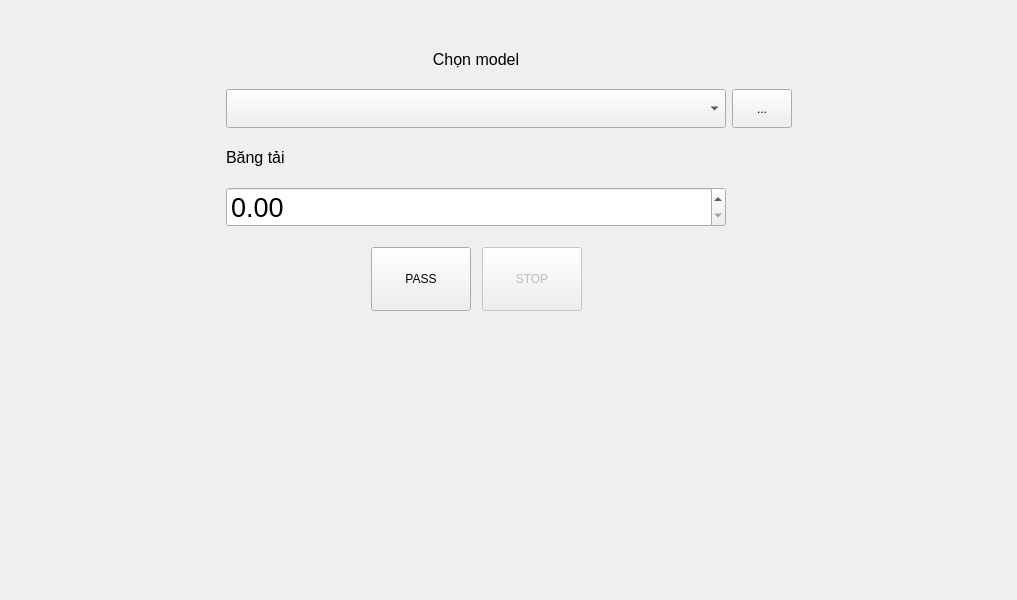
<?xml version="1.0" encoding="UTF-8"?>
<ui version="4.0">
 <class>TransferWindow</class>
 <widget class="QMainWindow" name="TransferWindow">
  <property name="geometry">
   <rect>
    <x>0</x>
    <y>0</y>
    <width>1017</width>
    <height>600</height>
   </rect>
  </property>
  <property name="windowTitle">
   <string>MainWindow</string>
  </property>
  <property name="iconSize">
   <size>
    <width>48</width>
    <height>48</height>
   </size>
  </property>
  <widget class="QWidget" name="centralwidget">
   <layout class="QGridLayout" name="gridLayout_2">
    <property name="topMargin">
     <number>50</number>
    </property>
    <property name="verticalSpacing">
     <number>20</number>
    </property>
    <item row="3" column="1">
     <widget class="QDoubleSpinBox" name="spxCvWidth">
      <property name="font">
       <font>
        <pointsize>20</pointsize>
       </font>
      </property>
      <property name="maximum">
       <double>450.000000000000000</double>
      </property>
     </widget>
    </item>
    <item row="1" column="3">
     <spacer name="horizontalSpacer">
      <property name="orientation">
       <enum>Qt::Orientation::Horizontal</enum>
      </property>
      <property name="sizeHint" stdset="0">
       <size>
        <width>40</width>
        <height>20</height>
       </size>
      </property>
     </spacer>
    </item>
    <item row="1" column="0">
     <spacer name="horizontalSpacer_2">
      <property name="orientation">
       <enum>Qt::Orientation::Horizontal</enum>
      </property>
      <property name="sizeHint" stdset="0">
       <size>
        <width>40</width>
        <height>20</height>
       </size>
      </property>
     </spacer>
    </item>
    <item row="1" column="1">
     <widget class="QComboBox" name="cbxModel">
      <property name="minimumSize">
       <size>
        <width>500</width>
        <height>0</height>
       </size>
      </property>
      <property name="font">
       <font>
        <pointsize>20</pointsize>
       </font>
      </property>
     </widget>
    </item>
    <item row="0" column="1">
     <widget class="QLabel" name="label">
      <property name="font">
       <font>
        <pointsize>12</pointsize>
       </font>
      </property>
      <property name="text">
       <string>Chọn model</string>
      </property>
      <property name="alignment">
       <set>Qt::AlignmentFlag::AlignCenter</set>
      </property>
     </widget>
    </item>
    <item row="4" column="1">
     <layout class="QHBoxLayout" name="horizontalLayout">
      <property name="spacing">
       <number>11</number>
      </property>
      <property name="topMargin">
       <number>0</number>
      </property>
      <item>
       <spacer name="horizontalSpacer_3">
        <property name="orientation">
         <enum>Qt::Orientation::Horizontal</enum>
        </property>
        <property name="sizeHint" stdset="0">
         <size>
          <width>40</width>
          <height>20</height>
         </size>
        </property>
       </spacer>
      </item>
      <item>
       <widget class="QToolButton" name="btnPass">
        <property name="minimumSize">
         <size>
          <width>100</width>
          <height>64</height>
         </size>
        </property>
        <property name="text">
         <string>PASS</string>
        </property>
        <property name="icon">
         <iconset resource="../Assets/Icons/icons.qrc">
          <normaloff>:/data_transfer_48px.png</normaloff>:/data_transfer_48px.png</iconset>
        </property>
        <property name="iconSize">
         <size>
          <width>48</width>
          <height>48</height>
         </size>
        </property>
        <property name="toolButtonStyle">
         <enum>Qt::ToolButtonStyle::ToolButtonTextUnderIcon</enum>
        </property>
       </widget>
      </item>
      <item>
       <widget class="QToolButton" name="btnStop">
        <property name="enabled">
         <bool>false</bool>
        </property>
        <property name="minimumSize">
         <size>
          <width>100</width>
          <height>64</height>
         </size>
        </property>
        <property name="text">
         <string>STOP</string>
        </property>
        <property name="icon">
         <iconset resource="../Assets/Icons/icons.qrc">
          <normaloff>:/stop_48px.png</normaloff>:/stop_48px.png</iconset>
        </property>
        <property name="iconSize">
         <size>
          <width>48</width>
          <height>48</height>
         </size>
        </property>
        <property name="toolButtonStyle">
         <enum>Qt::ToolButtonStyle::ToolButtonTextUnderIcon</enum>
        </property>
       </widget>
      </item>
      <item>
       <spacer name="horizontalSpacer_4">
        <property name="orientation">
         <enum>Qt::Orientation::Horizontal</enum>
        </property>
        <property name="sizeHint" stdset="0">
         <size>
          <width>40</width>
          <height>20</height>
         </size>
        </property>
       </spacer>
      </item>
     </layout>
    </item>
    <item row="2" column="1">
     <widget class="QLabel" name="label_2">
      <property name="font">
       <font>
        <pointsize>12</pointsize>
       </font>
      </property>
      <property name="text">
       <string>Băng tải</string>
      </property>
     </widget>
    </item>
    <item row="1" column="2">
     <widget class="QToolButton" name="btnReload">
      <property name="sizePolicy">
       <sizepolicy hsizetype="Fixed" vsizetype="Preferred">
        <horstretch>0</horstretch>
        <verstretch>0</verstretch>
       </sizepolicy>
      </property>
      <property name="minimumSize">
       <size>
        <width>60</width>
        <height>0</height>
       </size>
      </property>
      <property name="font">
       <font>
        <pointsize>9</pointsize>
       </font>
      </property>
      <property name="text">
       <string>...</string>
      </property>
      <property name="icon">
       <iconset>
        <normaloff>:/icons/reset_48px.png</normaloff>:/icons/reset_48px.png</iconset>
      </property>
      <property name="iconSize">
       <size>
        <width>32</width>
        <height>32</height>
       </size>
      </property>
     </widget>
    </item>
    <item row="5" column="1">
     <spacer name="verticalSpacer">
      <property name="orientation">
       <enum>Qt::Orientation::Vertical</enum>
      </property>
      <property name="sizeHint" stdset="0">
       <size>
        <width>20</width>
        <height>40</height>
       </size>
      </property>
     </spacer>
    </item>
   </layout>
  </widget>
 </widget>
 <resources>
  <include location="../Assets/Icons/icons.qrc"/>
 </resources>
 <connections/>
</ui>
